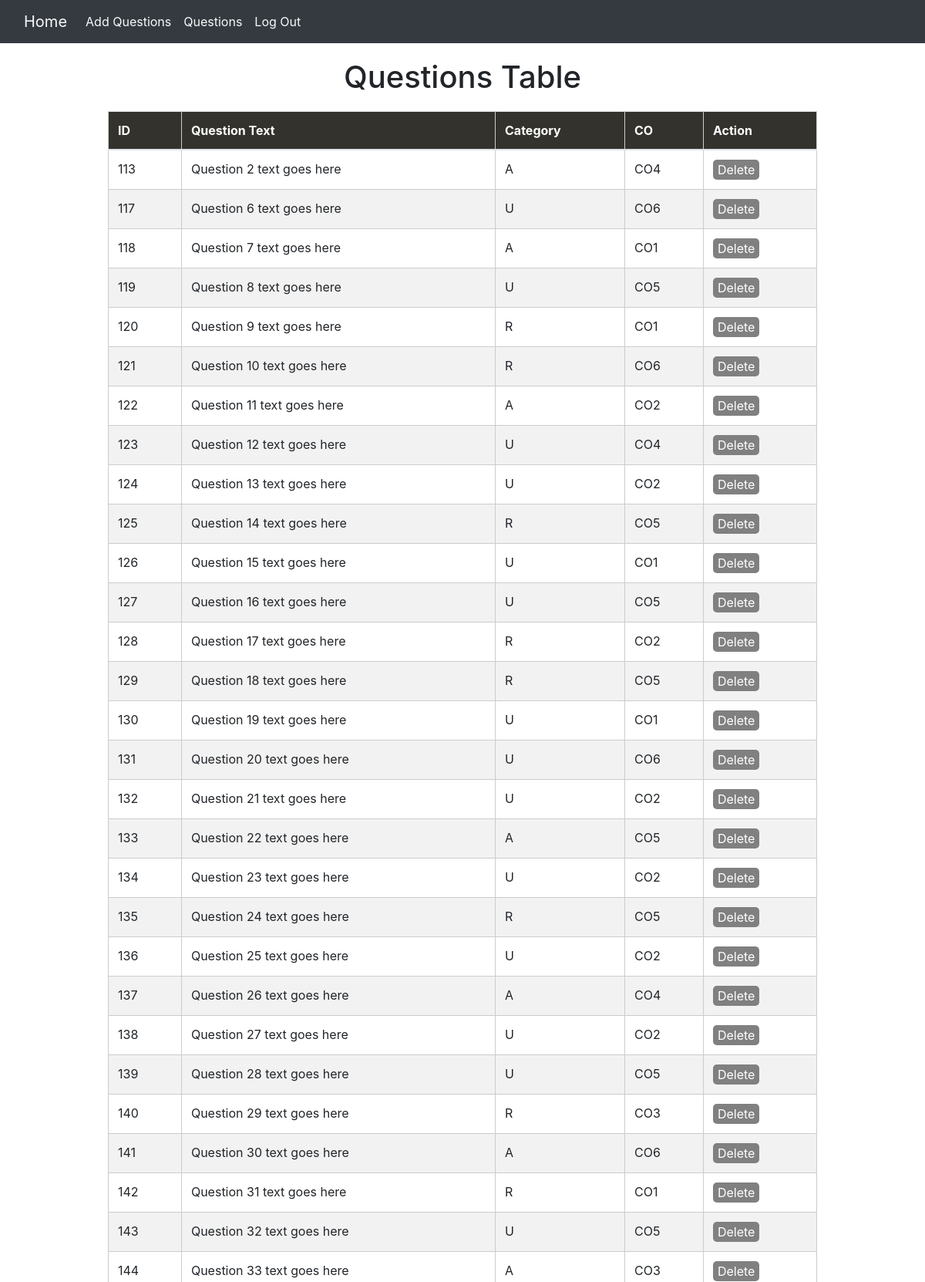
The page /questions.php (upper part) on the database its author committed.
### tables this page shows
CREATE TABLE `questions` (
  `id` int(11) NOT NULL,
  `co` varchar(10) NOT NULL,
  `question_type` char(1) NOT NULL,
  `question_text` text NOT NULL
);

### questions.php (the view, shortened to what this page needs)
<!DOCTYPE html>
<html lang="en">
<head>
    <link rel="stylesheet" href="https://maxcdn.bootstrapcdn.com/bootstrap/4.5.2/css/bootstrap.min.css">
</head>
<body>
    <?php
    include("nav.php");
    ?>
    <div class="container">
        <h1>Questions Table</h1>
        <table class="table">
            <thead>
                <tr>
                    <th>ID</th>
                    <th>Question Text</th>
                    <th>Category</th>
                    <th>CO</th>
                    <th>Action</th>
                </tr>
            </thead>
            <tbody>
                <?php
                $servername = "localhost";
                $username = "root";
                $password = "";
                $dbname = "ques2";
                $conn = new mysqli($servername, $username, $password, $dbname);
                $sql = "SELECT id, question_text, question_type, co FROM questions";
                $result = $conn->query($sql);
                if ($result->num_rows > 0) {
                    while ($row = $result->fetch_assoc()) {
                        echo "<tr>";
                        echo "<td>" . $row["id"] . "</td>";
                        echo "<td>" . $row["question_text"] . "</td>";
                        echo "<td>" . $row["question_type"] . "</td>";
                        echo "<td>" . $row["co"] . "</td>";
                        echo '<td><button class="delete-button" onclick="deleteQuestion(' . $row["id"] . ')">Delete</button></td>';
                        echo "</tr>";
                    }
                } else {
                    echo "<tr><td colspan='4'>No questions found.</td></tr>";
                }
                ?>
            </tbody>
        </table>
    </div>
</body>
</html>

### nav.php (shortened to what this page needs)
<nav class="navbar navbar-expand-lg bg-dark">
  <div class="container-fluid">
    <a class="navbar-brand text-light" href="welcome.php">Home</a>
    <div class="collapse navbar-collapse" id="navbarSupportedContent">
      <ul class="navbar-nav me-auto mb-2 mb-lg-0 text-light">
        <li class="nav-item">
          <a class="nav-link active text-light" aria-current="page" href="add_question_form.php">Add Questions</a>
        </li>
        <li class="nav-item">
          <a class="nav-link text-light" href="questions.php">Questions</a>
        </li>
        <li class="nav-item">
          <a class="nav-link text-light" href="logout.php">Log Out</a>
        </li>
      </ul>
    </div>
  </div>
</nav>

### questions.php (style rules this page uses)
.container { width: 80%; margin: 0 auto; text-align: center; padding: 20px; }
table { width: 100%; border-collapse: collapse; margin-top: 20px; }
table, th, td { border: 1px solid #ccc; }
th, td { padding: 10px; text-align: left; }
th { background-color: #33322d; color: #fff; }
tr:nth-child(even) { background-color: #f2f2f2; }
.delete-button { background-color: grey; color: #fff; border: none; border-radius: 5px; cursor: pointer; }

### rows shown on the page
questions: id "113", question_text "Question 2 text goes here", question_type "A", co "CO4"
questions: id "117", question_text "Question 6 text goes here", question_type "U", co "CO6"
questions: id "118", question_text "Question 7 text goes here", question_type "A", co "CO1"
questions: id "119", question_text "Question 8 text goes here", question_type "U", co "CO5"
questions: id "120", question_text "Question 9 text goes here", question_type "R", co "CO1"
questions: id "121", question_text "Question 10 text goes here", question_type "R", co "CO6"
questions: id "122", question_text "Question 11 text goes here", question_type "A", co "CO2"
questions: id "123", question_text "Question 12 text goes here", question_type "U", co "CO4"
questions: id "124", question_text "Question 13 text goes here", question_type "U", co "CO2"
questions: id "125", question_text "Question 14 text goes here", question_type "R", co "CO5"
questions: id "126", question_text "Question 15 text goes here", question_type "U", co "CO1"
questions: id "127", question_text "Question 16 text goes here", question_type "U", co "CO5"
questions: id "128", question_text "Question 17 text goes here", question_type "R", co "CO2"
questions: id "129", question_text "Question 18 text goes here", question_type "R", co "CO5"
questions: id "130", question_text "Question 19 text goes here", question_type "U", co "CO1"
questions: id "131", question_text "Question 20 text goes here", question_type "U", co "CO6"
questions: id "132", question_text "Question 21 text goes here", question_type "U", co "CO2"
questions: id "133", question_text "Question 22 text goes here", question_type "A", co "CO5"
questions: id "134", question_text "Question 23 text goes here", question_type "U", co "CO2"
questions: id "135", question_text "Question 24 text goes here", question_type "R", co "CO5"
questions: id "136", question_text "Question 25 text goes here", question_type "U", co "CO2"
questions: id "137", question_text "Question 26 text goes here", question_type "A", co "CO4"
questions: id "138", question_text "Question 27 text goes here", question_type "U", co "CO2"
questions: id "139", question_text "Question 28 text goes here", question_type "U", co "CO5"
questions: id "140", question_text "Question 29 text goes here", question_type "R", co "CO3"
questions: id "141", question_text "Question 30 text goes here", question_type "A", co "CO6"
questions: id "142", question_text "Question 31 text goes here", question_type "R", co "CO1"
questions: id "143", question_text "Question 32 text goes here", question_type "U", co "CO5"
questions: id "144", question_text "Question 33 text goes here", question_type "A", co "CO3"
